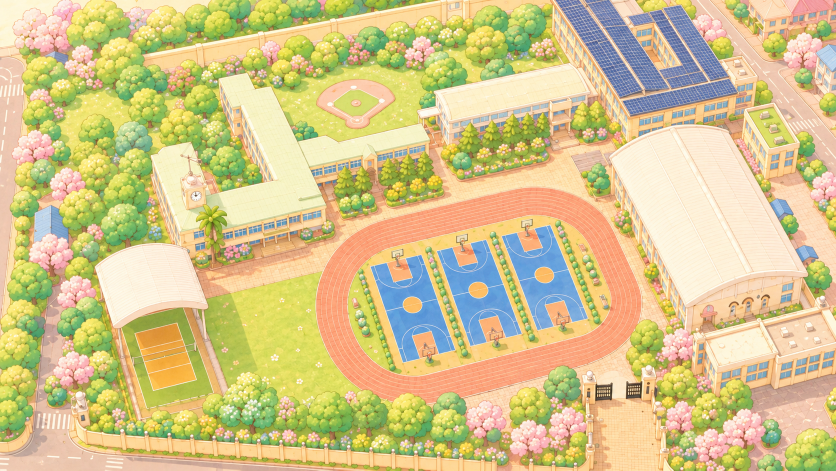
#> input picture assets/campus-sports-map.png, 1672 x 941 px, found by its file name (shown at 1/2 size)
$ python create_level_backgrounds.py
#> lines starting #> are read from the running program, lines starting #| are printed output that depends on the picture
from pathlib import Path

from PIL import Image, ImageEnhance


SOURCE = Path("assets/campus-sports-map.png")
OUTPUT_DIR = Path("assets/level-bg")
OUTPUT_SIZE = (1600, 900)
RATIO = 16 / 9

SPECS = {
    "lesson7-basketball": (0.62, 0.63, 760),
    "lesson8-baseball": (0.42, 0.20, 760),
    "lesson9-badminton": (0.79, 0.50, 760),
    "lesson10-track": (0.48, 0.55, 900),
    "self3-volleyball": (0.20, 0.67, 760),
    "review-soccer": (0.35, 0.58, 820),
    "final-campus": (0.50, 0.50, 1672),
}


def crop_around(image, center_x, center_y, width):
    image_width, image_height = image.size
    height = round(width / RATIO)
    left = round(center_x * image_width - width / 2)
    top = round(center_y * image_height - height / 2)
    left = max(0, min(image_width - width, left))
    top = max(0, min(image_height - height, top))
    return image.crop((left, top, left + width, top + height))


def main():
    image = Image.open(SOURCE).convert("RGB")
#> image is the input picture: PIL image 1672x941 RGB; mean R, G, B 212, 196.7, 140
    OUTPUT_DIR.mkdir(exist_ok=True)

    for name, (center_x, center_y, width) in SPECS.items():
        cropped = image if name == "final-campus" else crop_around(image, center_x, center_y, width)
        cropped = cropped.resize(OUTPUT_SIZE, Image.Resampling.LANCZOS)
        cropped = ImageEnhance.Color(cropped).enhance(1.08)
        cropped = ImageEnhance.Contrast(cropped).enhance(1.04)
        cropped.save(OUTPUT_DIR / f"{name}.jpg", quality=88, optimize=True)
#> this loop made 7 passes
#> pass 1, in main, `cropped = image if name == "final-campus" else crop_around(image, cent..`:
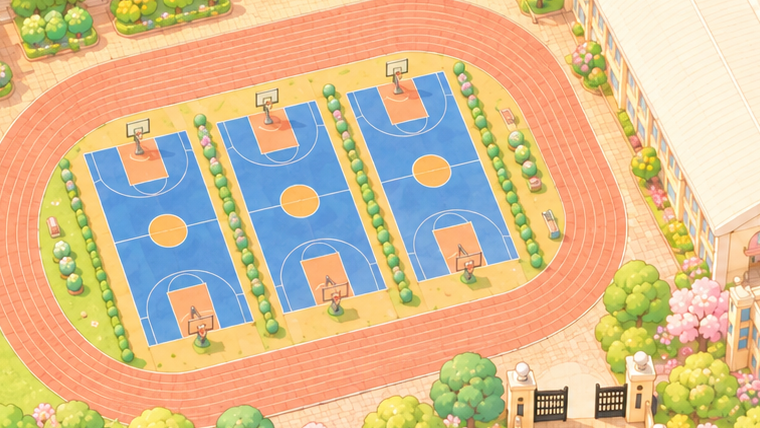
#> cropped: PIL image 760x428 RGB; mean R, G, B 215.6, 187.5, 146.4
#> pass 1, in main, `cropped = ImageEnhance.Contrast(cropped).enhance(1.04)`:
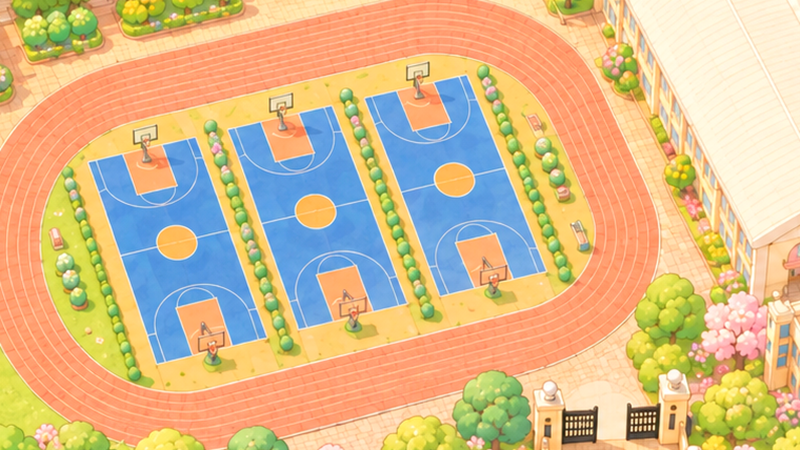
#> cropped: PIL image 1600x900 RGB (shown at 1/2 size); mean R, G, B 216.3, 186, 139.9
#> after the loop:
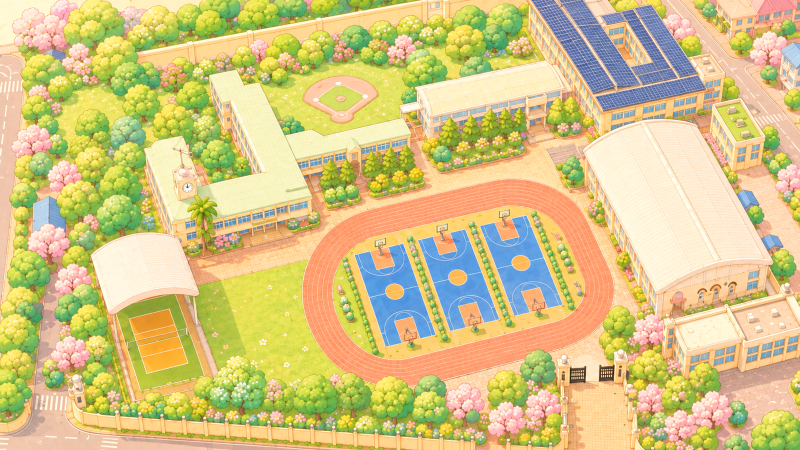
#> cropped: PIL image 1600x900 RGB (shown at 1/2 size); mean R, G, B 212.6, 196, 132.3

    print(f"created {len(SPECS)} backgrounds")


if __name__ == "__main__":
    main()
